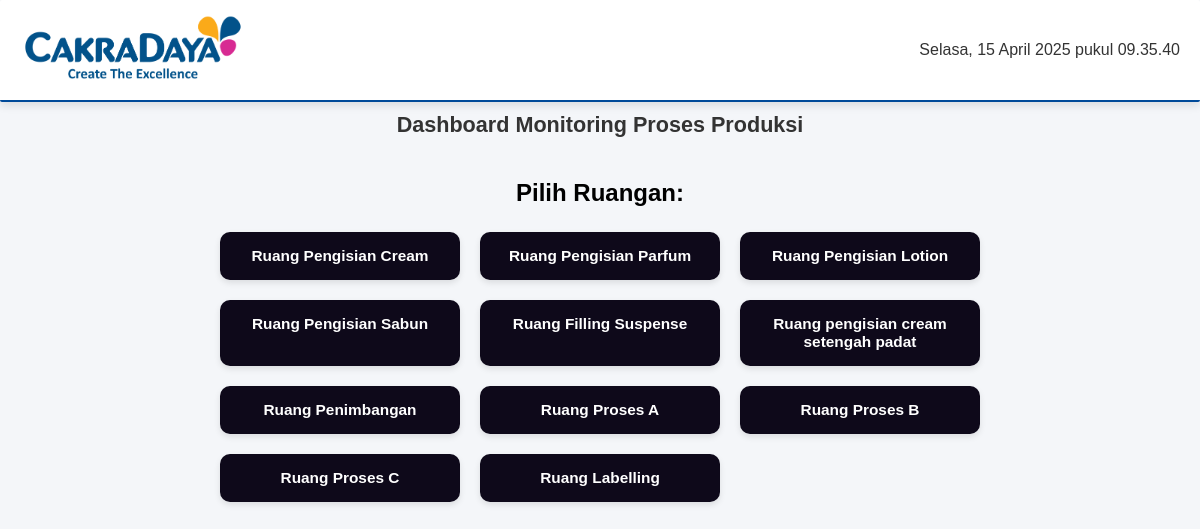
Page /monitoring/ on the committed database.
### produksi_monitoring/models.py (models this page shows, shortened)
class Ruangan(models.Model):
    PROSES_CHOICES = [
        ('weighing', 'Weighing'),
        ('processing', 'Processing'),
        ('mixing', 'Mixing'),
        ('filling', 'Filling'),
        ('packaging', 'Packaging'),
        ('labelling', 'Labelling'),
        ('quality_control', 'Quality Control'),
    ]
    kode_ruangan = models.CharField(max_length=10, unique=True, null=True)
    nama = models.CharField(max_length=100, unique=True)
    link_khusus = models.CharField(max_length=255, unique=True)
    mesin = models.ManyToManyField(Mesin, related_name="ruangan")
    jenis_proses = models.CharField(max_length=50, choices=PROSES_CHOICES, default='mixing')
    tahap_berikutnya = models.ForeignKey('self', null=True, blank=True, on_delete=models.SET_NULL)
    class Meta:
        verbose_name = "Ruangan"
        verbose_name_plural = "Ruangan"

### produksi_monitoring/views.py (the view)
# urls.py: path('', dashboard, name='dashboard'),
def dashboard(request):
    ruangan_list = Ruangan.objects.all()
    return render(request, 'produksi_monitoring/dashboard.html', {"ruangan_list": ruangan_list})

### produksi_monitoring/templates/produksi_monitoring/dashboard.html (shortened to what this page needs)
<!DOCTYPE html>
{% load static %}
{% load humanize %}
<html lang="id">
<head>
    <link rel="stylesheet" href="{% static 'css/custom_admin.css' %}">
</head>
<body>
    <header class="dashboard-header">
        <div class="header-left">
            <img src="{% static 'img/logo.png' %}" alt="Company Logo">
            <h1 class="header-title">Sistem Monitoring Produksi</h1>
        </div>
        <div class="header-right">
            <p id="current-time"></p>
        </div>
    </header>
    <h1 class="page-title">Dashboard Monitoring Proses Produksi</h1>
    <div class="container">
        <h2>Pilih Ruangan:</h2>
        <div class="room-grid">
            {% for ruangan in ruangan_list %}
                <div class="room-card">
                    <a href="{% url 'monitoring_per_ruangan' ruangan.nama|slugify %}">{{ ruangan.nama }}</a>
                </div>
            {% endfor %}
        </div>
    </div>
</body>
</html>

### produksi_monitoring/static/css/custom_admin.css (style rules this page uses)
body { font-family: 'Arial', sans-serif; margin: 0; padding: 0; background-color: #f4f6f9; text-align: center; }
header { display: flex; align-items: center; justify-content: left; padding: 20px; background-color: #ffffff; box-shadow: 0 4px 8px rgba(0, 0, 0, 0.1); border-bottom: 2px solid #004a99; }
header img { height: 70px; max-height: 20vh; width: auto; margin-right: 15px; }
.page-title { font-size: 1.8vw; margin-top: 10px; margin-bottom: 1px; font-weight: bold; color: #333; }
.container { max-width: 900px; margin: 0 auto; padding: 20px; }
.room-grid { display: grid; grid-template-columns: repeat(auto-fit, minmax(250px, 1fr)); gap: 10px; margin-top: 5px; padding: 5px 20px; }
.room-card { background: white; padding: 15px; border-radius: 8px; box-shadow: 0 3px 6px rgba(0, 0, 0, 0.1); transition: transform 0.2s ease-in-out; }
.room-card a { text-decoration: none; color: #004a99; font-size: 1.1em; font-weight: bold; }
.dashboard-header { display: flex; justify-content: space-between; align-items: center; background-color: white; color: white; padding: 15px 20px; border-radius: 2px; }
.header-left { display: flex; align-items: center; }
.header-left img { height: 70px; max-height: 20vh; width: auto; margin-right: 15px; }
.header-title { font-size: 20px; font-weight: bold; }
.header-right { opacity: 0; color: #333; transform: translateY(-10px); animation: fadeIn 0.5s ease-in-out forwards; }

### produksi_monitoring/templates/produksi_monitoring/dashboard.html (style rules this page uses)
.container { max-width: 800px; margin: auto; text-align: center; }
.room-grid { display: grid; grid-template-columns: repeat(auto-fit, minmax(200px, 1fr)); gap: 20px; margin-top: 20px; }
.room-card { background: rgb(14, 9, 26); color: white; padding: 15px; border-radius: 10px; text-align: center; font-size: 14px; }
.room-card a { color: white; text-decoration: none; font-weight: bold; }

### rows in the picture
Ruangan: nama "Ruang Pengisian Cream"
Ruangan: nama "Ruang Pengisian Parfum"
Ruangan: nama "Ruang Pengisian Lotion"
Ruangan: nama "Ruang Pengisian Sabun"
Ruangan: nama "Ruang Filling Suspense"
Ruangan: nama "Ruang pengisian cream setengah padat"
Ruangan: nama "Ruang Penimbangan"
Ruangan: nama "Ruang Proses A"
Ruangan: nama "Ruang Proses B"
Ruangan: nama "Ruang Proses C"
Ruangan: nama "Ruang Labelling"
